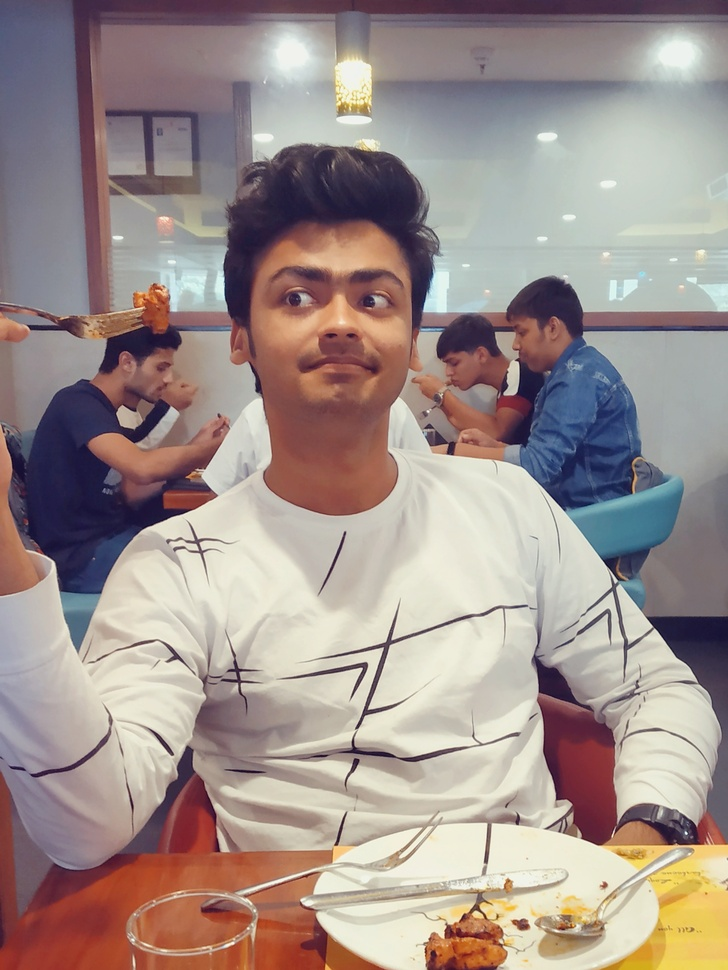
#> input picture OpenCV/dp2.jpg, 728 x 970 px, shrunk from 1951 x 2601 before the run
$ python q31.py   (older library calls are emulated)
#> lines starting #> are read from the running program, lines starting #| are printed output that depends on the picture
import cv2
import numpy as np
from matplotlib import pyplot as plt

img = cv2.imread('dp2.jpg',0)
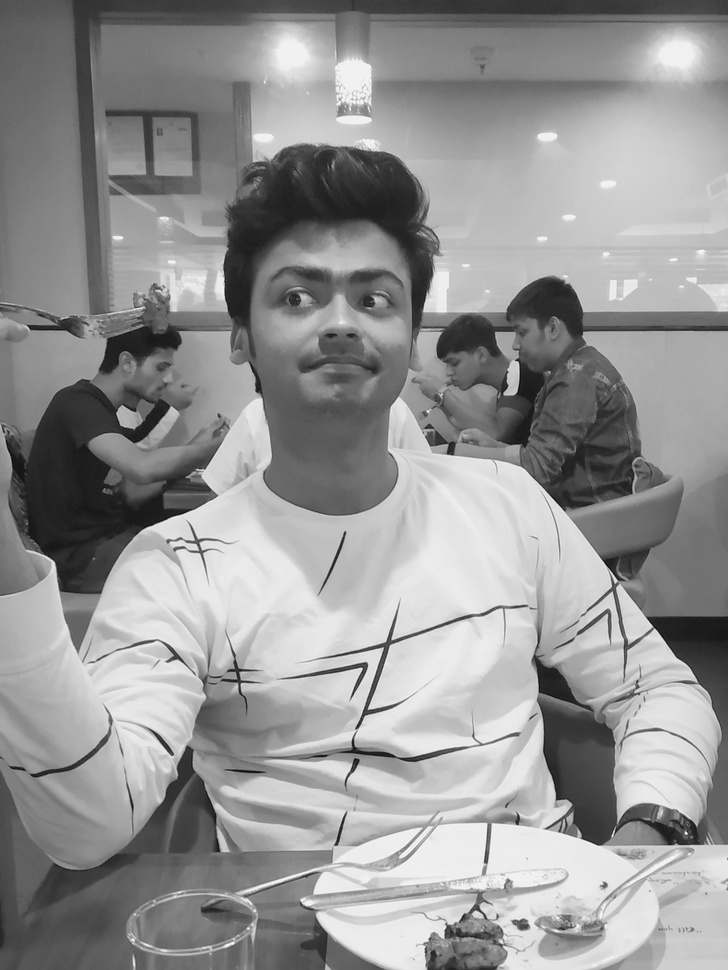
#> img: shape (970, 728); min 9, max 255, mean 148.5
edges = cv2.Canny(img,20,100)
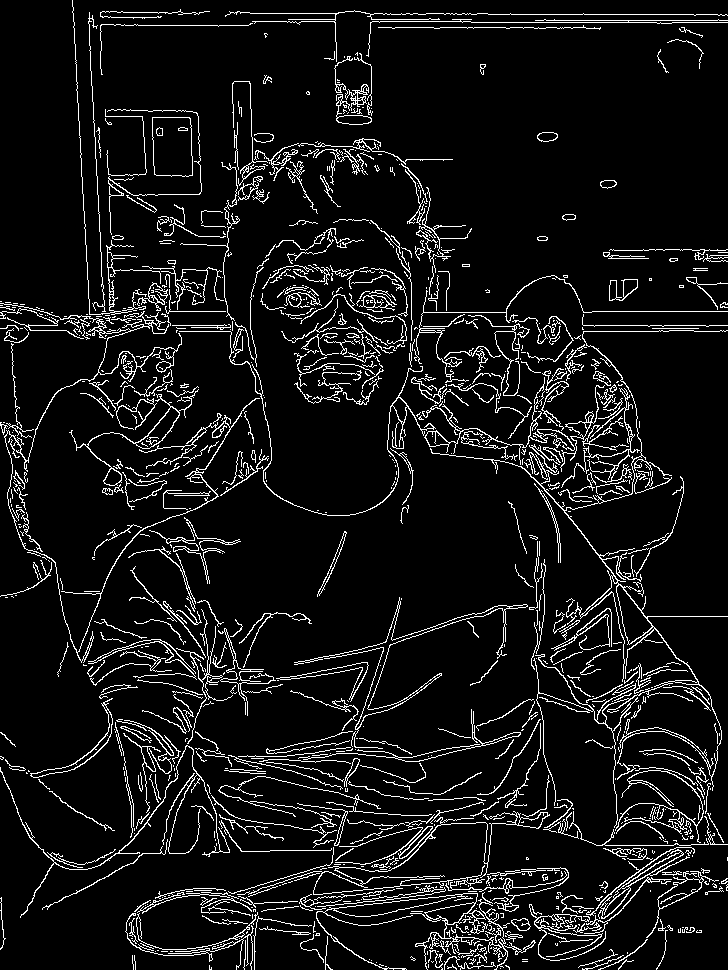
#> edges: shape (970, 728); 7.9% white in thin lines or dots

laplacian = cv2.Laplacian(img,cv2.CV_8U)
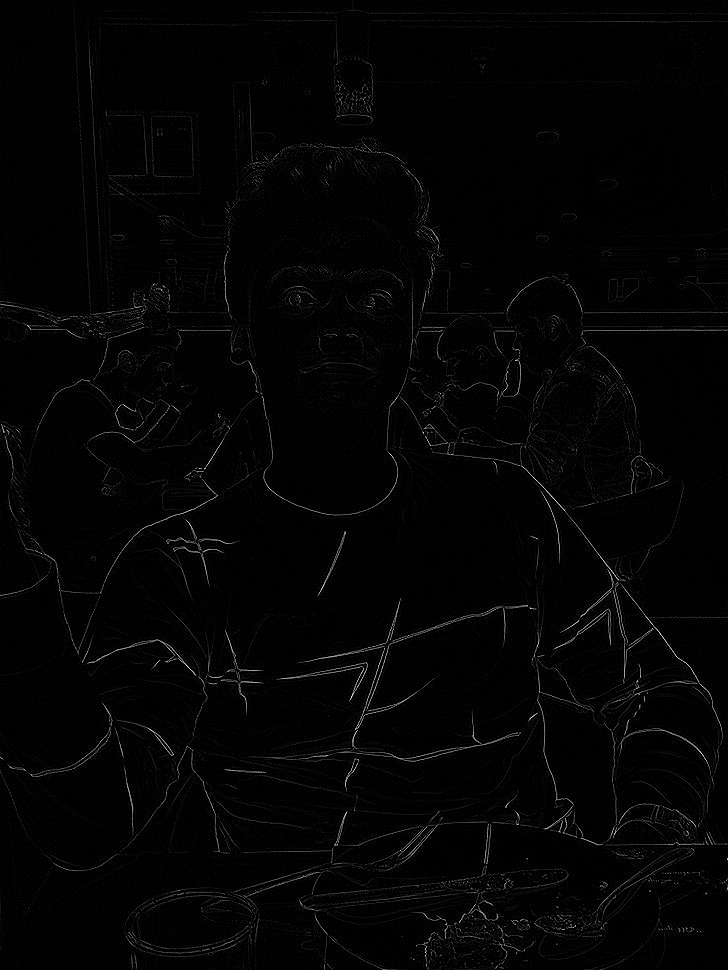
#> laplacian: shape (970, 728); min 0, max 255, mean 3.8
sobelx = cv2.Sobel(img,cv2.CV_64F,1,0,ksize=3)
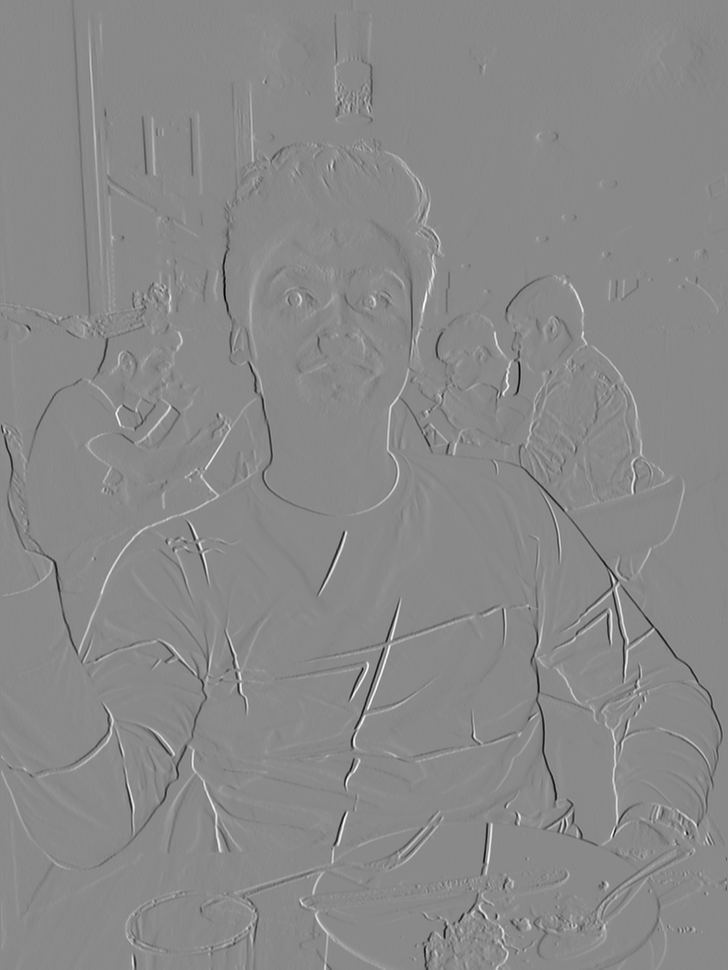
#> sobelx: shape (970, 728) float64; min -833, max 712, mean 0.3; drawn with min black and max white
sobely = cv2.Sobel(img,cv2.CV_64F,0,1,ksize=3)
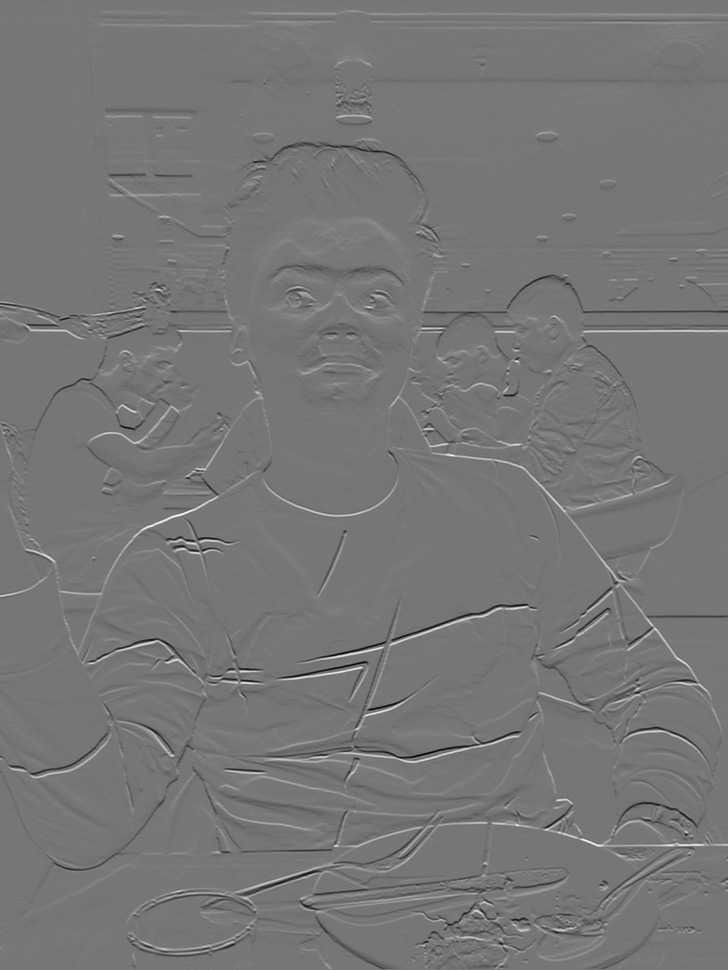
#> sobely: shape (970, 728) float64; min -717, max 823, mean 0.6; drawn with min black and max white

plt.subplot(2,3,1),plt.imshow(img,cmap = 'gray')
plt.title('Original'), plt.xticks([]), plt.yticks([])
plt.subplot(2,3,2),plt.imshow(laplacian,cmap = 'gray')
plt.title('Laplacian'), plt.xticks([]), plt.yticks([])
plt.subplot(2,3,3),plt.imshow(sobelx,cmap = 'gray')
plt.title('Sobel X'), plt.xticks([]), plt.yticks([])
plt.subplot(2,3,4),plt.imshow(sobely,cmap = 'gray')
plt.title('Sobel Y'), plt.xticks([]), plt.yticks([])
plt.subplot(2,3,5),plt.imshow(edges,cmap = 'gray')
plt.title('Canny'), plt.xticks([]), plt.yticks([])

plt.show()
